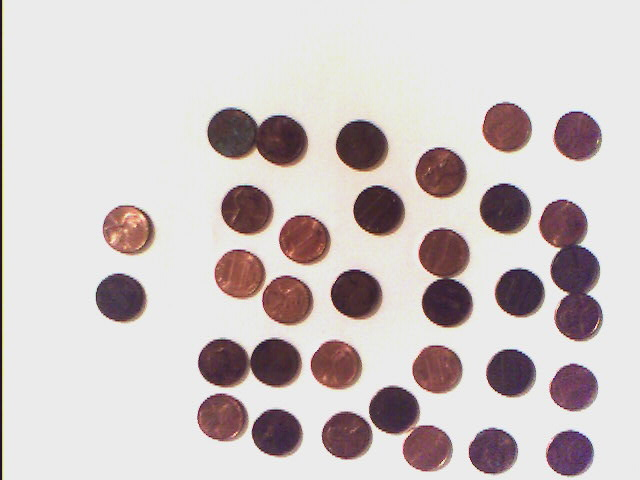
#> input picture CoinImages/PennyData.jpg, 640 x 480 px
$ python -i CoinCounting.py   (imports and definitions only)   (older library calls are emulated)
#> lines starting #> are read from the running program, lines starting #| are printed output that depends on the picture
######################################################################################################################
#
# JeVois Smart Embedded Machine Vision Toolkit - Copyright (C) 2017 by Laurent Itti, the University of Southern
# California (USC), and iLab at USC. See http://iLab.usc.edu and http://jevois.org for information about this project.
#
# This file is part of the JeVois Smart Embedded Machine Vision Toolkit.  This program is free software; you can
# redistribute it and/or modify it under the terms of the GNU General Public License as published by the Free Software
# Foundation, version 2.  This program is distributed in the hope that it will be useful, but WITHOUT ANY WARRANTY;
# without even the implied warranty of MERCHANTABILITY or FITNESS FOR A PARTICULAR PURPOSE.  See the GNU General Public
# License for more details.  You should have received a copy of the GNU General Public License along with this program;
# if not, write to the Free Software Foundation, Inc., 51 Franklin Street, Fifth Floor, Boston, MA 02110-1301, USA.
#
# Contact information: Laurent Itti - 3641 Watt Way, HNB-07A - Los Angeles, CA 90089-2520 - USA.
# Tel: +1 213 740 3527 - itti@pollux.usc.edu - http://iLab.usc.edu - http://jevois.org
######################################################################################################################

import libjevois as jevois
import cv2
import numpy as np
import math # for sqr root  operations

## Coin Counting program that detects the main U.S. coin types and sums their value
#
# Run this module after the "CoinCalibration" module, since it will access files created by "CoinCalibration"
# The "CoinCalibration" stores color and size data about the coins
# Every time the environment is changed, old calibration files should be deleted, and calibration should be re-run
# Calibration files are stored in "/jevois/data"
#
# If you do not want to use the calibration module, modify the parameters in the constructor
# Make sure you provide your own values to help this program distinguish between different types of coins

# It is important to properly secure the JeVois in a stable position directly above the area coins will be placed
# The module will perform best when solid white or black backgrounds are used
#
# This module detects the coins by using a Simple Blob detector
# There are many other algorithms that can be substituted, examples are included in the related tutorial
# This module along with the "CoinCalibration" module are meant to be used as a way to become familiar with OpenCV and
# with different  computer vision algorithms.
#
#  Using this module
#  -----------------
#
# Check out [this tutorial](https://me-ghana.github.io/Coin-Counting/)
# For a shorter tutorial, check out this brief [user guide](https://me-ghana.github.io/Coin-Counting-User-Guide/)
#
# [Here's a link to the code on github](https://github.com/Me-ghana/Coin-Counter)
#
# Trying it out
# -------------
#
# Download the code from github and edit parameters on your machine. When ready, access the JeVois USB and edit the
# configuration file in JeVois and load the module.
#
# @author Laurent Itti
#
# @displayname Total Value of Coins: $--.--
# @videomapping YUYV 640 480 37.0 YUYV 640 480 37.0 JeVois CoinCalibration
# @email itti\@usc.edu
# @address University of Southern California, HNB-07A, 3641 Watt Way, Los Angeles, CA 90089-2520, USA
# @copyright Copyright (C) 2017 by Laurent Itti, iLab and the University of Southern California
# @mainurl http://jevois.org
# @supporturl http://jevois.org/doc
# @otherurl http://iLab.usc.edu
# @license GPL v3
# @distribution Unrestricted
# @restrictions None
# @ingroup modules
class CoinCounting:
    # ###################################################################################################
    ## Constructor
    def __init__(self):

        # Instantiate a circular blob detector:
        params = cv2.SimpleBlobDetector_Params()
        params.filterByCircularity = True
        params.filterByArea = True
        params.minArea = 200.0
        self.detector = cv2.SimpleBlobDetector_create(params)

        # Parameters: pre-processing
        self.threshWhiteBackground = cv2.THRESH_BINARY + cv2.THRESH_OTSU      # threshold type
        self.threshBlackBackground = cv2.THRESH_BINARY_INV + cv2.THRESH_OTSU  # threshold type
        self.kernelWidth = 5                                                  # width for blur
        self.kernelHeight = 5                                                 # height for blur

        # Parameters: instructions and marker placement
        self.xVal = 80                            # x coordinate for first marker
        self.yVal = 300                           # y coordinate for first marker
        self.xDelta = 140                         # The distance between coins
        self.yDelta = -100                        # The distance between coins and above text

        # Parameters:  adding coin statistics for trouble shooting (currently commented out)
        self.deltaY = 20                               # spacing between statistics
        self.initialY = 140                            # initial x coordinate

        # Parameters: calibration will be used
        self.calibration = True
        # If the above is changed to false, you must supplement the information below:
        # self.pennyValues = np.array([radiusAvg,rgAvg,rbAvg,standardDeviation,\
        # standardDeviationRG,standardDeviationRB])
        # self.nickelValues = np.array([radiusAvg,rgAvg,rbAvg,standardDeviation,\
        # standardDeviationRG,standardDeviationRB])
        # self.dimeValues = np.array([radiusAvg,rgAvg,rbAvg,standardDeviation,\
        # standardDeviationRG,standardDeviationRB])
        # self.quarterValues = np.array([radiusAvg,rgAvg,rbAvg,standardDeviation,\
        # standardDeviationRG,standardDeviationRB])

    # ###################################################################################################
    ## Get the data values stored by the CoinCalibration program and assign values to appropriate coin
    # [93 lines left out: functions coinValues, addCoinStats, not called in this run]

    # ###################################################################################################
    ## Process function with USB output
    def process(self, inframe, outframe):
        # Get the next camera image, may block until it is captured
        # Convert it to OpenCV BGR (for color output):
        img = inframe.getCvBGR()

        # Also convert it to grayscale for processing:
        grayImage = cv2.cvtColor(img, cv2.COLOR_BGR2GRAY)

        # Get image width, height:
        height, width = grayImage.shape

        # Filter noise
        grayImage = cv2.GaussianBlur(grayImage, (self.kernelWidth, self.kernelWidth), 0, 0)

        # Apply automatic threshold
        ret, threshImage = cv2.threshold(grayImage, 0, 255, self.threshWhiteBackground)

        # Determine if the background is white or black, and then apply appropriate threshold
        whitePixels = cv2.countNonZero(threshImage)
        blackPixels = height*width - whitePixels

        if (blackPixels > whitePixels):
           ret, threshImage = cv2.threshold(grayImage, 0, 255, self.threshBlackBackground)

        # Blob detection
        keypoints = self.detector.detect(threshImage)
        nrOfBlobs = len(keypoints)

        # Draw keypoints (used in tutorial, but we will later draw over this so commented out)
        # im_with_keypoints = cv2.drawKeypoints(img, keypoints, np.array([]), (255, 0, 0),
        #                                  cv2.DRAW_MATCHES_FLAGS_DRAW_RICH_KEYPOINTS)

        # Create array to store corresponding coin data
        if (self.calibration):
            pennyValues = self.coinValues('Penny')
            nickelValues = self.coinValues('Nickel')
            dimeValues = self.coinValues('Dime')
            quarterValues = self.coinValues('Quarter')

        # If Calibration module is NOT used, user must specify these values in the constructor
        else:
            pennyValues = self.pennyValues
            nickelValues = self.nickelValues
            dimeValues = self.dimeValues
            quarterValues = self.quarterValues

        # Create variables to store number of each type of coin
        pennyNum = 0
        nickelNum = 0
        dimeNum = 0
        quarterNum = 0

        # Create a loop that iterates once for each detected blob
        for x in range(0,len(keypoints)):
            im_with_keypoints=cv2.circle(im_with_keypoints, (np.int(keypoints[x].pt[0]),\
                np.int(keypoints[x].pt[1])),radius=np.int(keypoints[x].size/2),\
            color=(0,0,255), thickness=2)

            # Get RGB values and radius from coin
            # We use a circular area of half the radius of the coin to get the average RGB value
            radius = np.int(keypoints[x].size/2)
            center = (np.int(keypoints[x].pt[0])-5,np.int(keypoints[x].pt[1]))
            circle_img = np.zeros((height, width), np.uint8)
            cv2.circle(circle_img, center, int(radius/2), [255,255,255], -1)
            circle_img = np.uint8(circle_img)

            # Compute the mean RGB value in this circle
            mean_val = cv2.mean(img, circle_img)[::-1]

            # Store these mean RGB values and use them to compute the ratios
            temp = mean_val[1:]
            red = temp[0]
            green = temp[1]
            blue = temp[2]
            ratioRG = red/green
            ratioRB = blue/green
            # If you want, you can add more heuristics, like the rgb sqrd value, which is commented out
            # rgbSqrd =  math.sqrt(red*red + blue*blue + green*green)

            # To distinguish between nickels and quarters, we rely solely on radius
            # If the radius is greater than the average quarter radius, label this coin as a quarter
            if (radius > quarterValues[0]):
                cv2.putText(im_with_keypoints, "Q", center , cv2.FONT_HERSHEY_SIMPLEX, 0.6, (0, 255, 0), 2)
                quarterNum += 1
            # Assign the coin type based on whichever coin radius is closest in value
            elif (radius > nickelValues[0]):
                # For example:
                # If the radius is greater than the average nickel radius, and closer to the average
                # nickel radius than quarter radius, label this as as nickel
                if ((quarterValues[0] - radius) > (radius - nickelValues[0])):
                    cv2.putText(im_with_keypoints, "N", center , cv2.FONT_HERSHEY_SIMPLEX, 0.6, (0, 255, 0), 2)
                    nickelNum += 1
                # For example:
                # If the radius is greater than the average nickel radius,
                # but closer to the average quarter radius, label as a quarter
                else:
                    cv2.putText(im_with_keypoints, "Q", center , cv2.FONT_HERSHEY_SIMPLEX, 0.6, (0, 255, 0), 2)
                    quarterNum += 1


            # To distinguish between nickels and pennies, we rely largely on the R:G ratio
            # If you want, you can add in other dependencies, such as using the R:B ratio or the squared RGB values
            elif (radius > pennyValues[0]):
                # If the average nickel and penny radius are within 15%,
                # they are too similar, so we rely solely on the R:G ratio
                # Assign the coin type based on whichever coin has the closest R:G ratio value
                if (abs(nickelValues[0]-pennyValues[0])/pennyValues[0] < 0.15):
                    if ((abs(nickelValues[1]-ratioRG)) > (abs(pennyValues[1]-ratioRG)) ):
                        cv2.putText(im_with_keypoints, "P", center , cv2.FONT_HERSHEY_SIMPLEX, 0.6, (0, 255, 0), 2)
                        pennyNum += 1
                    else:
                        cv2.putText(im_with_keypoints, "N", center , cv2.FONT_HERSHEY_SIMPLEX, 0.6, (0, 255, 0), 2)
                        nickelNum += 1
                # If the average nickel and penny radius are greater than 15%, we rely on the radius
                elif ((nickelValues[0] - radius) > (radius - pennyValues[0])):
                    cv2.putText(im_with_keypoints, "P", center , cv2.FONT_HERSHEY_SIMPLEX, 0.6, (0, 255, 0), 2)
                    pennyNum += 1
                else:
                    cv2.putText(im_with_keypoints, "N", center , cv2.FONT_HERSHEY_SIMPLEX, 0.6, (0, 255, 0), 2)
                    nickelNum += 1

            # If the radius is less the the average dime radius, label as dime
            elif(radius < dimeValues[0]):
                cv2.putText(im_with_keypoints, "D", center , cv2.FONT_HERSHEY_SIMPLEX, 0.6, (0, 255, 0), 2)
                dimeNum += 1

            # To distinguish between dimes and pennies, we rely largely on the R:G ratio
            elif (abs(dimeValues[0]-pennyValues[0])/pennyValues[0] < 0.15):
                # If the average nickel and penny radius are within 15%, we rely solely on the R:G ratio
                # Assign the coin type based on whichever coin has the closest R:G ratio value
                if ((abs(pennyValues[1]-ratioRG)) > (abs(dimeValues[1]-ratioRG)) ):
                        cv2.putText(im_with_keypoints, "D", center , cv2.FONT_HERSHEY_SIMPLEX, 0.6, (0, 255, 0), 2)
                        dimeNum += 1
                else:
                        cv2.putText(im_with_keypoints, "P", center , cv2.FONT_HERSHEY_SIMPLEX, 0.6, (0, 255, 0), 2)
                        pennyNum += 1

            # If the average dime and penny radius are greater than 15%, we rely on the radius
            elif ((radius - dimeValues[0]) > (pennyValues[0]-radius)):
                cv2.putText(im_with_keypoints, "P", center , cv2.FONT_HERSHEY_SIMPLEX, 0.6, (0, 255, 0), 2)
                pennyNum += 1
            else:
                cv2.putText(im_with_keypoints, "D", center , cv2.FONT_HERSHEY_SIMPLEX, 0.6, (0, 255, 0), 2)
                dimeNum += 1

        # Compute the total value of all coins on screen
        totalVal = pennyNum*0.01 + dimeNum*0.1 + nickelNum*0.05 + quarterNum*0.25


        # Write out the total value and the number of each type of coin on the screen
        cv2.putText(im_with_keypoints, "Total Value of Coins: $" + str("%.2f" % totalVal), (20, 20), cv2.FONT_HERSHEY_SIMPLEX, 0.6, (255, 0, 255), 2)
        cv2.putText(im_with_keypoints, "Pennies: " + str(pennyNum), (20, 40), cv2.FONT_HERSHEY_SIMPLEX, 0.6, (255, 0, 255), 2)
        cv2.putText(im_with_keypoints, "Nickels: " + str(nickelNum), (20, 60), cv2.FONT_HERSHEY_SIMPLEX, 0.6, (255, 0, 255), 2)
        cv2.putText(im_with_keypoints, "Dimes: " + str(dimeNum), (20, 80), cv2.FONT_HERSHEY_SIMPLEX, 0.6, (255, 0, 255), 2)
        cv2.putText(im_with_keypoints, "Quarters: " + str(quarterNum), (20, 100), cv2.FONT_HERSHEY_SIMPLEX, 0.6, (255, 0, 255), 2)


        # [8 lines of commented-out code are left out]
        outframe.sendCvBGR(im_with_keypoints)

>>> import cv2
>>> picture = cv2.imread('CoinImages/PennyData.jpg', cv2.IMREAD_GRAYSCALE)
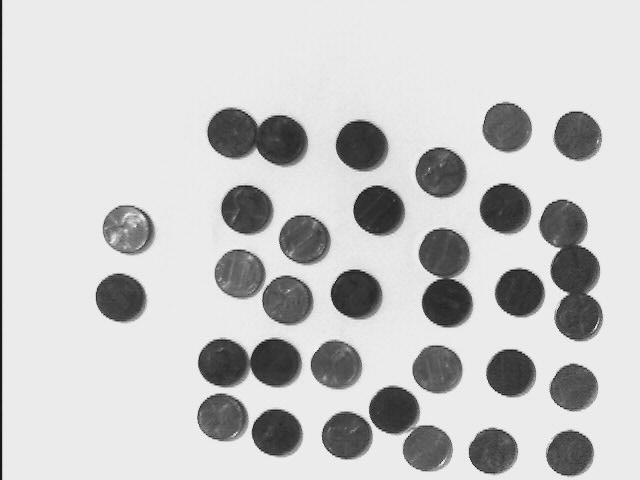
#> picture: shape (480, 640); min 17, max 254, mean 199.7
>>> result = CoinCounting().process(picture, 'out.png')
#> (the run stopped early here; a loop or call above may not have finished)

$ run again, on CoinImages/coinstats.jpg
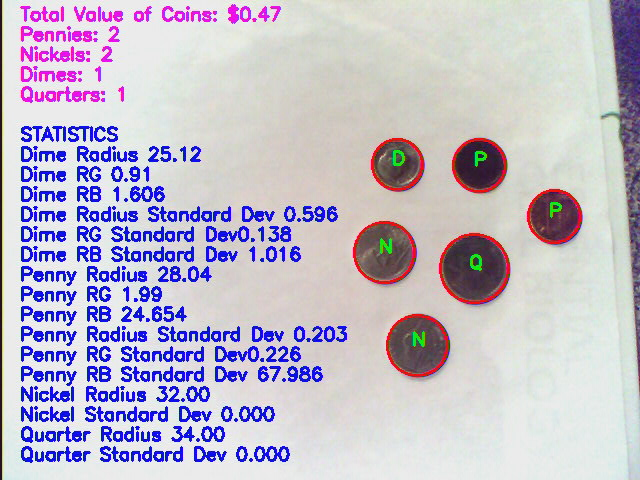
#> input picture CoinImages/coinstats.jpg, 640 x 480 px
#> `picture = cv2.imread('CoinImages/PennyData.jpg', cv2.IMREAD_GRAYSCALE)`:
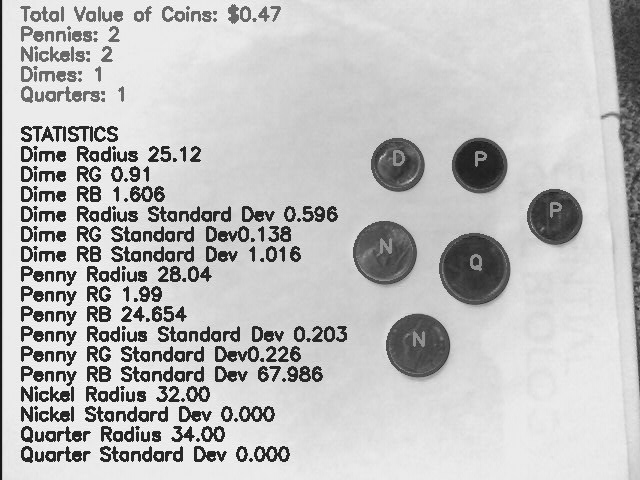
#> picture: shape (480, 640); min 20, max 255, mean 192.4
